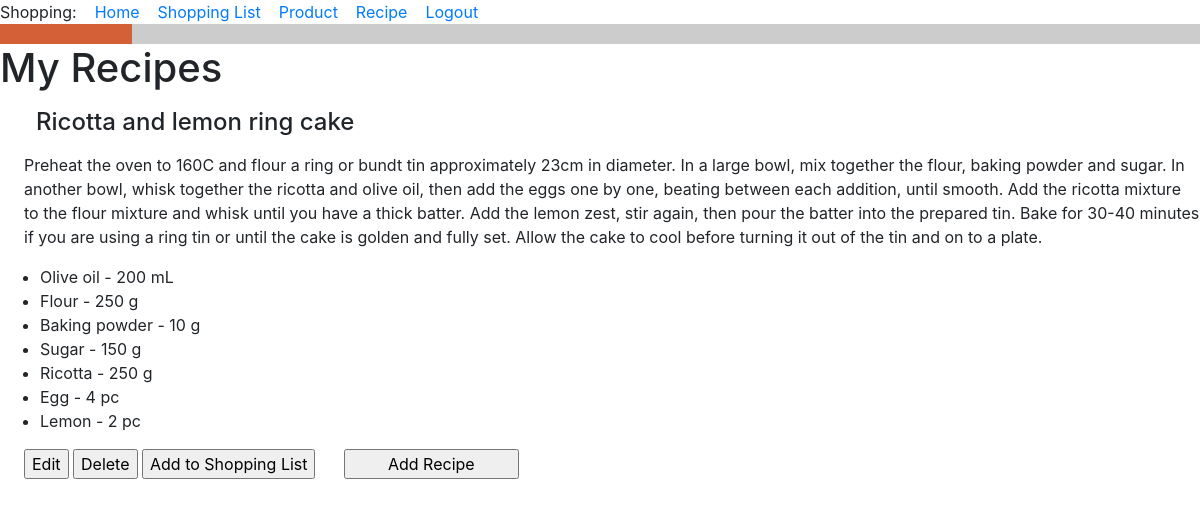
The app's page /my_recipes (signed in), older data.
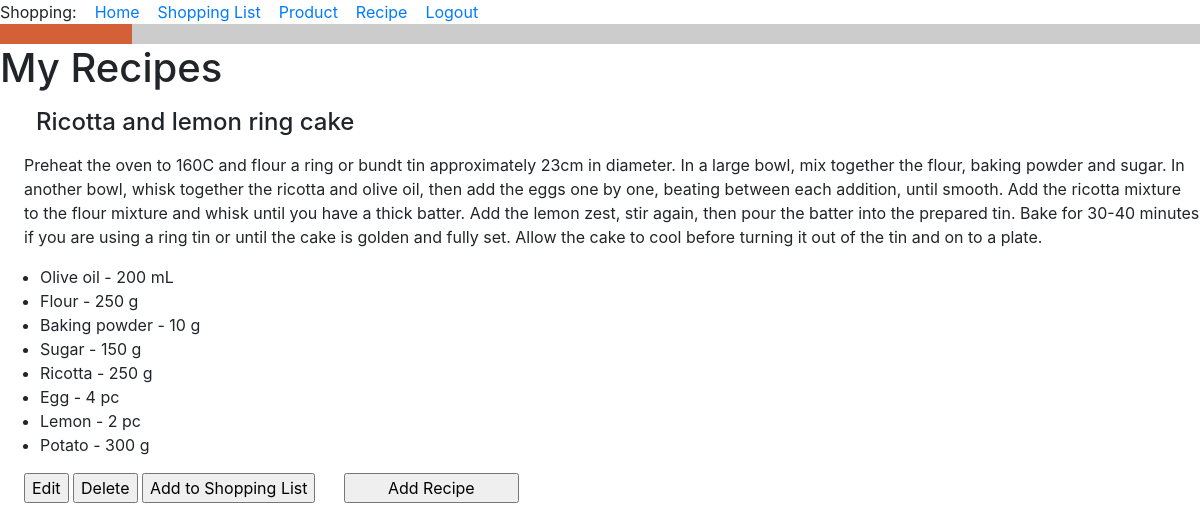
The same page, newer data.
### food_app/models.py (models this page shows, shortened)
class Recipe(db.Model):
    id = db.Column(db.Integer, primary_key=True)
    title = db.Column(db.String(256), index=True, unique=True, nullable=False)
    owner = db.Column(db.ForeignKey('user.id'))
    ingredients = db.relationship('Ingredient', backref='recipe', lazy='dynamic')
    description = db.Column(db.Text)
    def __str__(self):
        return f'{self.title}'.capitalize()

class Ingredient(db.Model):
    id = db.Column(db.Integer, primary_key=True)
    recipe_id = db.Column(db.ForeignKey('recipe.id'))
    product_id = db.Column(db.ForeignKey('product.id'))
    product = db.relationship('Product')
    quantity = db.Column(db.Integer)
    unit_of_measure = db.Column(db.String(120))
    def __str__(self):
        return f'{self.product} - {self.quantity} {self.unit_of_measure}'

class Product(db.Model):
    id = db.Column(db.Integer, primary_key=True)
    title = db.Column(db.String(256), index=True, unique=True, nullable=False)
    type_of_product = db.Column(db.String(120))
    unit_of_measure = db.Column(db.String(120))
    def __str__(self):
        return f'{self.title}'.capitalize()  # Big first letter only.

### food_app/routes.py (the view)
@app.route('/my_recipes', methods=['GET', 'POST'])
@login_required
def my_recipes():
    owner = current_user.id
    my_recipes = Recipe.query.filter_by(owner=owner)
    return render_template(
        'my_recipes.html',
        title='My Recipes',
        owner=owner,
        my_recipes=my_recipes,
    )

### food_app/models.py (called while the page is built)
@login.user_loader
def load_user(id):
    return User.query.get(int(id))

### food_app/templates/my_recipes.html (shortened to what this page needs)
{% extends "base.html" %}
{% block content %}
<h1>My Recipes</h1>
    {% for recipe in my_recipes %}
    <h4><div><p><p style="margin-left:1.5em">{{ recipe }} </p></div></h4>
    <div><p><p style="margin-left:1.5em">{{ recipe.description }}</p></div>
    <div><ul>  {% for ingredient in recipe.ingredients %}
        <li>{{ ingredient }}</li>
        {% endfor %}
    </ul>
    </div>
<head>
</head>
<form action="{{ url_for('edit_recipe', recipe_id=recipe.id) }}">
    <p style="margin-left:1.5em"><input class="button" type="submit" value="Edit"></p>
</form>
<form action="{{ url_for('delete_recipe', recipe_id=recipe.id) }}">
    <input class="button" type="submit" value="Delete">
</form>
<form action="{{ url_for('add_portions', recipe_id=recipe.id) }}">
    <input class="button" type="submit" value="Add to Shopping List">
</form>
{% endfor %}
<form>
<p style="margin-left:1.5em"><input type="button" value="        Add Recipe        " onClick='location.href="add_recipe"'>
</form>
{% endblock %}

Row changes from the older to the newer data that the page shows:
added Ingredient: quantity+unit_of_measure "Potato - 300 g"
